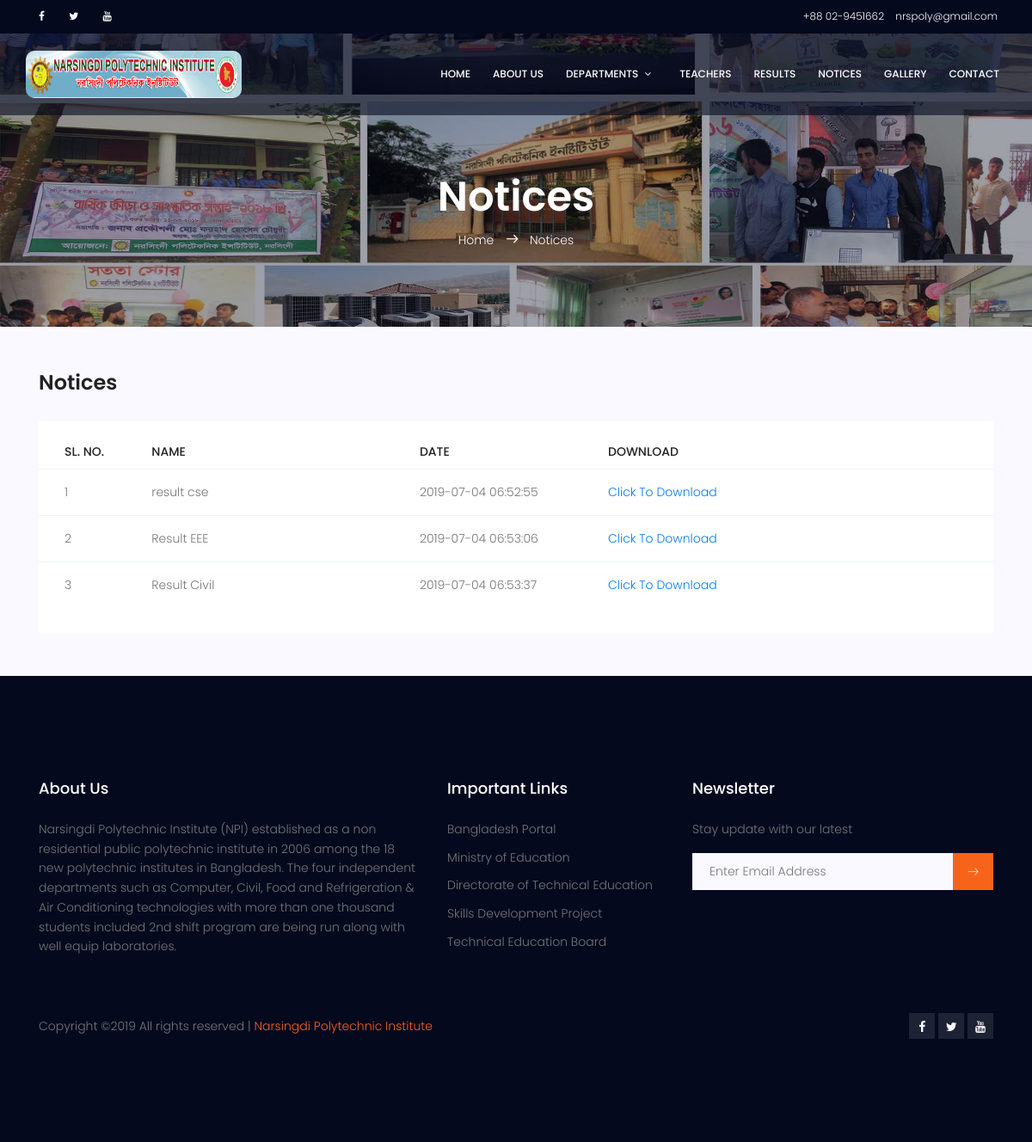
The page /notices.php on the database its author committed.
### tables this page shows
CREATE TABLE `notices_tbl` (
  `notice_id` int(11) NOT NULL,
  `file_num` varchar(200) NOT NULL,
  `file_name` varchar(200) NOT NULL,
  `upload_date` timestamp NOT NULL DEFAULT CURRENT_TIMESTAMP ON UPDATE CURRENT_TIMESTAMP
);

### notices.php (the view)
<?php
include('header.php');
include('dbcon.php');
?>
			<section class="banner-area relative about-banner" id="home">
				<div class="overlay overlay-bg"></div>
				<div class="container">
					<div class="row d-flex align-items-center justify-content-center">
						<div class="about-content col-lg-12">
							<h1 class="text-white">
								Notices
							</h1>
							<p class="text-white link-nav"><a href="index.php">Home </a>  <span class="lnr lnr-arrow-right"></span>  <a href="results.php"> Notices </a></p>
						</div>
					</div>
				</div>
			</section>
			<div class="whole-wrap">
				<div class="container">
					<div class="section-top-border">
						<h3 class="mb-30">Notices</h3>
						<div class="progress-table-wrap">
							<div class="progress-table">
								<div class="table-head">
									<div class="serial">Sl. No.</div>
									<div class="country">Name</div>
									<div class="visit">Date</div>
									<div class="percentage">Download</div>
								</div>
			<?php
			$showDataQuery = "SELECT * FROM notices_tbl";
			$runDataQuery = mysqli_query($connect,$showDataQuery);
			if ($runDataQuery==true) {
				$snCount=1;
					While($myData = mysqli_fetch_array($runDataQuery)){ ?>
								<div class="table-row">
									<div class="serial"><?php echo $snCount;$snCount++;?></div>
									<div class="country"><?php echo $myData['file_name'];?></div>
									<div class="visit"><?php echo $myData['upload_date'];?></div>
									<div class="percentage"><a href="admin/notices/<?php echo $myData['file_num'];?>">Click To Download</a></div>
								</div>
				<?php
					}
				}
				?>
							</div>
						</div>
					</div>
					</div>
				</div>
<?php
include('footer.php');
?>

### css/main.css (style rules this page uses)
body { color: #777; font-family: "Poppins", sans-serif; font-size: 14px; font-weight: 300; line-height: 1.625em; position: relative }
a { -webkit-transition: all 0.3s ease 0s; -moz-transition: all 0.3s ease 0s; -o-transition: all 0.3s ease 0s; transition: all 0.3s ease 0s }
a, a:focus, a:hover { text-decoration: none; outline: 0 }
h1, h2, h3, h4, h5, h6 { font-family: "Poppins", sans-serif; color: #222; line-height: 1.2em !important; margin-bottom: 0; margin-top: 0; font-weight: 600 }
h1, .h1 { font-size: 36px }
h3, .h3 { font-size: 24px }
.mb-30 { margin-bottom: 30px }
.text-white { color: #fff }
.relative { position: relative }
.overlay { position: absolute; left: 0; right: 0; top: 0; bottom: 0 }
.whole-wrap { background-color: #f9f9ff }
.section-top-border { padding: 50px 0; border-top: 1px dotted #eee }
h1 { font-size: 36px }
h3 { font-size: 24px }
h1, h2, h3, h4, h5, h6 { line-height: 1.5em }
.progress-table { background: #fff; padding: 15px 0px 30px 0px; min-width: 800px }
.progress-table .serial { width: 11.83%; padding-left: 30px }
.progress-table .country { width: 28.07% }
.progress-table .visit { width: 19.74% }
.progress-table .percentage { width: 40.36%; padding-right: 50px }
.progress-table .table-head { display: flex }
.progress-table .table-head .serial, .progress-table .table-head .country, .progress-table .table-head .visit, .progress-table .table-head .percentage { color: #222; line-height: 40px; text-transform: uppercase; font-weight: 500 }
.progress-table .table-row { padding: 15px 0; border-top: 1px solid #edf3fd; display: flex }
.progress-table .table-row .serial, .progress-table .table-row .country, .progress-table .table-row .visit, .progress-table .table-row .percentage { display: flex; align-items: center }
.banner-area { background: url(../img/banner-bg.jpg) right; background-size: cover }
.banner-area .overlay-bg { background-color: rgba(4, 9, 30, 0.38) }
.link-nav { margin-top: 10px; margin-bottom: 0px }
.about-banner { background: url(../img/banner-bg.jpg) right no-repeat; background-size: cover }
.about-content { margin-top: 110px; padding: 90px 0px; text-align: center }
.about-content h1 { font-size: 48px; font-weight: 600 }
.about-content a { color: #fff; font-weight: 300; font-size: 14px }
.about-content .lnr { margin: 0px 10px; font-weight: 600 }

### rows shown on the page
notices_tbl: file_name "result cse", upload_date "2019-07-04 06:52:55"
notices_tbl: file_name "Result EEE", upload_date "2019-07-04 06:53:06"
notices_tbl: file_name "Result Civil", upload_date "2019-07-04 06:53:37"
